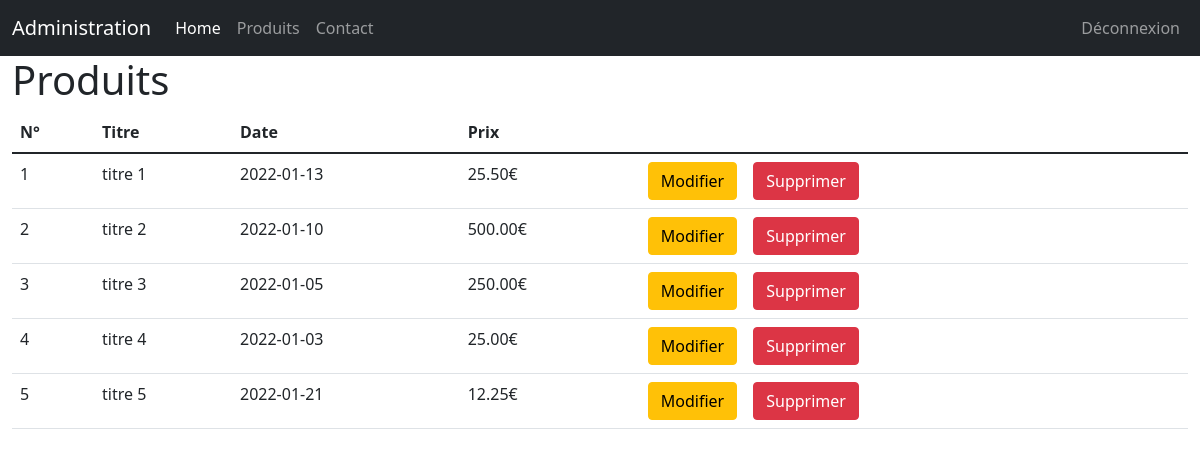
/admin/products.php (signed in), run on the app's committed database.
### tables this page shows
CREATE TABLE IF NOT EXISTS `products` (
  `id` int(11) NOT NULL AUTO_INCREMENT,
  `title` varchar(255) NOT NULL,
  `description` text NOT NULL,
  `date` date NOT NULL,
  `price` decimal(7,2) NOT NULL,
  PRIMARY KEY (`id`)
);

### admin/products.php (the view, shortened to what this page needs)
<!DOCTYPE html>
<html lang="en">
<head>
    <link href="https://cdn.jsdelivr.net/npm/bootstrap@5.1.3/dist/css/bootstrap.min.css" rel="stylesheet">
</head>
<body>
    <?php include("partials/header.php") ?>
    <main>
        <div class="container-fluid">
            <h1>Produits</h1>
            <table class="table table-hover">
                <thead>
                    <tr>
                        <th>N°</th>
                        <th>Titre</th>
                        <th>Date</th>
                        <th>Prix</th>
                        <th></th>
                    </tr>
                </thead>
                <tbody>
                    <?php
                        require "../connexion.php";
                        $req = $bdd->query("SELECT * FROM products");
                        while($don = $req->fetch())
                        {
                            echo "<tr>";
                                echo "<td>".$don['id']."</td>";
                                echo "<td>".$don['title']."</td>";
                                echo "<td>".$don['date']."</td>";
                                echo "<td>".$don['price']."€</td>";
                                echo "<td>";
                                    echo "<a href='productUpdate.php' class='btn btn-warning mx-2'>Modifier</a>";
                                    echo "<a href='productDelete.php' class='btn btn-danger mx-2'>Supprimer</a>";
                                echo "</td>";
                            echo "</tr>";
                        }
                    ?>
                </tbody>
            </table>
        </div>
    </main>
</body>
</html>

### admin/partials/header.php (shortened to what this page needs)
<nav class="navbar navbar-expand-lg navbar-dark bg-dark">
    <div class="container-fluid">
        <a class="navbar-brand" href="#">Administration</a>
        <div class="collapse navbar-collapse" id="navbarNav">
        <ul class="navbar-nav">
            <li class="nav-item">
                <a class="nav-link active" aria-current="page" href="dashboard.php">Home</a>
            </li>
            <li class="nav-item">
                <a class="nav-link" href="products.php">Produits</a>
            </li>
            <li class="nav-item">
                <a class="nav-link" href="#">Contact</a>
            </li>
        </ul>
        <ul class="navbar-nav ms-auto">
            <li class="nav-item">
                <a href="index.php?deco=ok" class="nav-link">Déconnexion</a>
            </li>
        </ul>
    </div>
    </div>
    </nav>

### data on the page
products: id "1", title "titre 1", date "2022-01-13", price "25.50"
products: id "2", title "titre 2", date "2022-01-10", price "500.00"
products: id "3", title "titre 3", date "2022-01-05", price "250.00"
products: id "4", title "titre 4", date "2022-01-03", price "25.00"
products: id "5", title "titre 5", date "2022-01-21", price "12.25"
